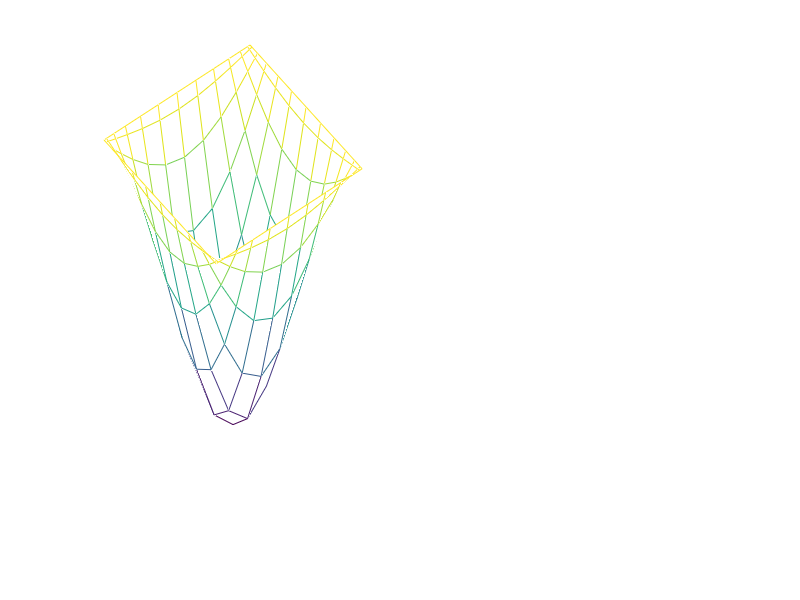

Reproduce this figure in MATLAB. (Note: this script raises an error after producing the figure.)
% Interpolation test

% Demonstrates use of Barycentric Lagrange Interpolation on a rectangle
%
% Compute the first eiegenfunction of the Laplace operator on the
% unit square using a Chebyshev-tau method

N=12;

N1=N+1;
D=zeros(N1,N1);

for k=1:N
    D(k,k+1:2:N1) = 2*(k:2:N);
end

D(1,:)=D(1,:)/2;

% Chebyshev on a square (same trunation in both directions);
x=cos(pi*(0:N)/N)';
y=x;

D2=D*D;
I=eye(N1);

L=-D2;
L(N,:)=1.^(0:N);
L(N1,:)=(-1).^(0:N);

L2D=kron(L,I)+kron(I,L);

[S,E]=eig(L2D);
E=diag(E);
[val,dex]=min(E);
uhat=S(:,dex);

Uhat=reshape(uhat,N1,N1);

F=fft([Uhat(1,:); [Uhat(2:N1,:);Uhat(N:-1:2,:)]/2]);
B=real(F(1:N1,:));
G=B.';
F=fft([G(1,:); [G(2:N1,:);G(N:-1:2,:)]/2]);
U=real(F(1:N1,:)).';

[xx,yy]=meshgrid(x,y);

subplot(1,2,1),mesh(xx,yy,U);
axis tight;
axis off;

xf=linspace(-1,1,50)';
yf=linspace(-1,1,50)';

[xxf,yyf]=meshgrid(xf,yf);

Ui=barylag2d(U,x,y,xf,yf);

subplot(1,2,2),mesh(xxf,yyf,Ui);
axis tight;
axis off;